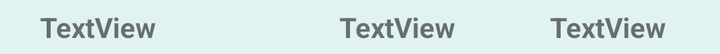
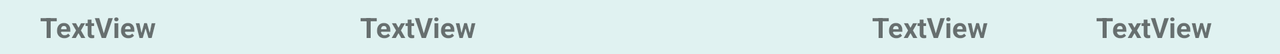

The same Android screen from two of the app's own layout files: first res/layout/ as a phone draws it, then the repository's variant for another configuration, drawn on a device whose configuration selects that folder. Both files follow.
<!-- AndroidManifest.xml: application theme Theme.TaskTimer -->
<!-- res/layout/task_duration_list_item.xml -->
<?xml version="1.0" encoding="utf-8"?>
<androidx.constraintlayout.widget.ConstraintLayout xmlns:android="http://schemas.android.com/apk/res/android"
		xmlns:app="http://schemas.android.com/apk/res-auto"
		xmlns:tools="http://schemas.android.com/tools"
		android:layout_width="match_parent"
		android:layout_height="wrap_content">

	<TextView
			android:id="@+id/dur_item__name_view"
			android:layout_width="0dp"
			android:layout_height="wrap_content"
			android:layout_marginStart="8dp"
			android:layout_marginTop="4dp"
			android:layout_marginEnd="8dp"
			android:layout_marginBottom="4dp"
			android:paddingStart="@dimen/medium_spacing"
			android:paddingEnd="@dimen/medium_spacing"
			android:text="TextView"
			android:textAlignment="textStart"
			android:textAllCaps="false"
			android:textStyle="bold"
			app:layout_constraintBottom_toBottomOf="parent"
			app:layout_constraintEnd_toStartOf="@+id/dur_item__start_date_view"
			app:layout_constraintHorizontal_bias="0.5"
			app:layout_constraintHorizontal_weight="@integer/duration_name_weight"
			app:layout_constraintStart_toStartOf="parent"
			app:layout_constraintTop_toTopOf="parent" />

	<TextView
			android:id="@+id/dur_item__start_date_view"
			android:layout_width="0dp"
			android:layout_height="wrap_content"
			android:layout_marginStart="8dp"
			android:layout_marginEnd="8dp"
			android:paddingStart="@dimen/medium_spacing"
			android:paddingEnd="@dimen/medium_spacing"
			android:text="TextView"
			android:textAlignment="textStart"
			android:textAllCaps="false"
			android:textStyle="bold"
			app:layout_constraintBaseline_toBaselineOf="@+id/dur_item__name_view"
			app:layout_constraintEnd_toStartOf="@+id/dur_item__duration_view"
			app:layout_constraintHorizontal_bias="0.5"
			app:layout_constraintHorizontal_weight="@integer/duration_start_date_weight"
			app:layout_constraintStart_toEndOf="@+id/dur_item__name_view" />

	<TextView
			android:id="@+id/dur_item__duration_view"
			android:layout_width="0dp"
			android:layout_height="wrap_content"
			android:layout_marginStart="8dp"
			android:layout_marginEnd="8dp"
			android:paddingStart="@dimen/medium_spacing"
			android:paddingEnd="@dimen/medium_spacing"
			android:text="TextView"
			android:textAlignment="textStart"
			android:textAllCaps="false"
			android:textStyle="bold"
			app:layout_constraintBaseline_toBaselineOf="@+id/dur_item__start_date_view"
			app:layout_constraintEnd_toEndOf="parent"
			app:layout_constraintHorizontal_bias="0.5"
			app:layout_constraintHorizontal_weight="@integer/duration_duration_weight"
			app:layout_constraintStart_toEndOf="@+id/dur_item__start_date_view" />
</androidx.constraintlayout.widget.ConstraintLayout>
<!-- resources referenced by this layout -->
<resources>
  <dimen name="medium_spacing">12dp</dimen>
  <integer name="duration_duration_weight">2</integer>
  <integer name="duration_name_weight">3</integer>
  <integer name="duration_start_date_weight">2</integer>
  <style name="Theme.TaskTimer" parent="Theme.MaterialComponents.Light.DarkActionBar">
  		<item name="colorPrimary">@color/primaryColor</item>
  		<item name="colorPrimaryVariant">@color/primaryLightColor</item>
  		<item name="colorPrimaryDark">@color/primaryDarkColor</item>
  		<item name="colorSecondary">@color/secondaryColor</item>
  		<item name="colorSecondaryVariant">@color/secondaryDarkColor</item>
  		<item name="colorOnPrimary">@color/colorOnPrimary</item>
  		<item name="colorOnSecondary">@color/colorOnSecondary</item>
  		<item name="android:textColorSecondary">@color/secondaryTextColor</item>
  		<item name="android:windowBackground">@color/md_teal_50</item>
  		<item name="cardBackgroundColor">@color/cardBgColor</item>
  		<item name="android:buttonStyle">@style/Widget.TaskTimer.Button</item>
  		<item name="materialButtonStyle">@style/Widget.TaskTimer.Button</item>
  		<item name="buttonStyle">@style/Widget.TaskTimer.Button</item>
  		<item name="android:imageButtonStyle">@style/Widget.TaskTimer.Button</item>
  		<item name="imageButtonStyle">@style/Widget.TaskTimer.Button</item>
  		<item name="cardViewStyle">@style/Widget.TaskTimer.CardView</item>
  		<item name="materialCardViewStyle">@style/Widget.TaskTimer.CardView</item>
  		<item name="colorControlNormal">@color/colorOnPrimary</item>
  		<item name="colorControlHighlight">@color/secondaryDarkColor</item>
  
  		
  		<item name="android:statusBarColor" tools:targetApi="l">?attr/colorPrimaryVariant</item>
  		
  	</style>
  <color name="primaryColor">@color/md_indigo_400</color>
  <color name="primaryLightColor">@color/md_indigo_300</color>
  <color name="primaryDarkColor">@color/md_indigo_600</color>
  <color name="secondaryColor">@color/md_pink_300</color>
  <color name="secondaryDarkColor">@color/md_pink_400</color>
  <color name="colorOnPrimary">@color/md_white_1000</color>
  <color name="colorOnSecondary">@color/md_black_1000</color>
  <color name="secondaryTextColor">@color/md_grey_600</color>
  <color name="md_teal_50">#E0F2F1</color>
  <color name="cardBgColor">@color/md_amber_100</color>
  <style name="Widget.TaskTimer.Button" parent="Widget.AppCompat.Button">
  		<item name="backgroundTint">@color/primaryColor</item>
  		<item name="android:textColor">@color/colorOnPrimary</item>
  	</style>
  <style name="Widget.TaskTimer.CardView" parent="Widget.MaterialComponents.CardView">
  		<item name="backgroundTint">@color/cardBgColor</item>
  		<item name="android:backgroundTint">@color/cardBgColor</item>
  	</style>
  <color name="md_indigo_400">#5C6BC0</color>
  <color name="md_indigo_300">#7986CB</color>
  <color name="md_indigo_600">#3949AB</color>
  <color name="md_pink_300">#F06292</color>
  <color name="md_pink_400">#EC407A</color>
  <color name="md_white_1000">#ffffff</color>
  <color name="md_black_1000">#000000</color>
  <color name="md_grey_600">#757575</color>
  <color name="md_amber_100">#FFECB3</color>
</resources>
<!-- res/layout-land/task_duration_list_item.xml (the repository's variant of the layout above) -->
<!-- drawn on the phone turned sideways -->
<?xml version="1.0" encoding="utf-8"?>
<androidx.constraintlayout.widget.ConstraintLayout xmlns:android="http://schemas.android.com/apk/res/android"
		xmlns:app="http://schemas.android.com/apk/res-auto"
		xmlns:tools="http://schemas.android.com/tools"
		android:layout_width="match_parent"
		android:layout_height="wrap_content">

	<TextView
			android:id="@+id/dur_item__name_view"
			android:layout_width="0dp"
			android:layout_height="wrap_content"
			android:layout_marginStart="8dp"
			android:layout_marginTop="4dp"
			android:layout_marginEnd="8dp"
			android:layout_marginBottom="4dp"
			android:paddingStart="@dimen/medium_spacing"
			android:paddingEnd="@dimen/medium_spacing"
			android:text="TextView"
			android:textAlignment="textStart"
			android:textAllCaps="false"
			android:textStyle="bold"
			app:layout_constraintBottom_toBottomOf="parent"
			app:layout_constraintEnd_toStartOf="@+id/dur_item__description_view"
			app:layout_constraintHorizontal_bias="0.5"
			app:layout_constraintHorizontal_weight="@integer/duration_name_weight"
			app:layout_constraintStart_toStartOf="parent"
			app:layout_constraintTop_toTopOf="parent" />

	<TextView
			android:id="@+id/dur_item__description_view"
			android:layout_width="0dp"
			android:layout_height="wrap_content"
			android:layout_marginStart="8dp"
			android:layout_marginEnd="8dp"
			android:paddingStart="@dimen/medium_spacing"
			android:paddingEnd="@dimen/medium_spacing"
			android:text="TextView"
			android:textAlignment="textStart"
			android:textAllCaps="false"
			android:textStyle="bold"
			app:layout_constraintBaseline_toBaselineOf="@+id/dur_item__name_view"
			app:layout_constraintEnd_toStartOf="@+id/dur_item__start_date_view"
			app:layout_constraintHorizontal_bias="0.5"
			app:layout_constraintHorizontal_weight="@integer/duration_description_weight"
			app:layout_constraintStart_toEndOf="@+id/dur_item__name_view" />

	<TextView
			android:id="@+id/dur_item__start_date_view"
			android:layout_width="0dp"
			android:layout_height="wrap_content"
			android:layout_marginStart="8dp"
			android:layout_marginEnd="8dp"
			android:paddingStart="@dimen/medium_spacing"
			android:paddingEnd="@dimen/medium_spacing"
			android:text="TextView"
			android:textAlignment="textStart"
			android:textAllCaps="false"
			android:textStyle="bold"
			app:layout_constraintBaseline_toBaselineOf="@+id/dur_item__description_view"
			app:layout_constraintEnd_toStartOf="@+id/dur_item__duration_view"
			app:layout_constraintHorizontal_bias="0.5"
			app:layout_constraintHorizontal_weight="@integer/duration_start_date_weight"
			app:layout_constraintStart_toEndOf="@+id/dur_item__description_view" />

	<TextView
			android:id="@+id/dur_item__duration_view"
			android:layout_width="0dp"
			android:layout_height="wrap_content"
			android:layout_marginStart="8dp"
			android:layout_marginEnd="8dp"
			android:paddingStart="@dimen/medium_spacing"
			android:paddingEnd="@dimen/medium_spacing"
			android:text="TextView"
			android:textAlignment="textStart"
			android:textAllCaps="false"
			android:textStyle="bold"
			app:layout_constraintBaseline_toBaselineOf="@+id/dur_item__start_date_view"
			app:layout_constraintEnd_toEndOf="parent"
			app:layout_constraintHorizontal_bias="0.5"
			app:layout_constraintHorizontal_weight="@integer/duration_duration_weight"
			app:layout_constraintStart_toEndOf="@+id/dur_item__start_date_view" />
</androidx.constraintlayout.widget.ConstraintLayout>
<!-- resources referenced by the variant -->
<!-- as the phone turned sideways resolves them -->
<resources>
  <dimen name="medium_spacing">12dp</dimen>
  <integer name="duration_description_weight">5</integer>
  <integer name="duration_duration_weight">2</integer>
  <integer name="duration_name_weight">3</integer>
  <integer name="duration_start_date_weight">2</integer>
  <style name="Theme.TaskTimer" parent="Theme.MaterialComponents.Light.DarkActionBar">
  		<item name="colorPrimary">@color/primaryColor</item>
  		<item name="colorPrimaryVariant">@color/primaryLightColor</item>
  		<item name="colorPrimaryDark">@color/primaryDarkColor</item>
  		<item name="colorSecondary">@color/secondaryColor</item>
  		<item name="colorSecondaryVariant">@color/secondaryDarkColor</item>
  		<item name="colorOnPrimary">@color/colorOnPrimary</item>
  		<item name="colorOnSecondary">@color/colorOnSecondary</item>
  		<item name="android:textColorSecondary">@color/secondaryTextColor</item>
  		<item name="android:windowBackground">@color/md_teal_50</item>
  		<item name="cardBackgroundColor">@color/cardBgColor</item>
  		<item name="android:buttonStyle">@style/Widget.TaskTimer.Button</item>
  		<item name="materialButtonStyle">@style/Widget.TaskTimer.Button</item>
  		<item name="buttonStyle">@style/Widget.TaskTimer.Button</item>
  		<item name="android:imageButtonStyle">@style/Widget.TaskTimer.Button</item>
  		<item name="imageButtonStyle">@style/Widget.TaskTimer.Button</item>
  		<item name="cardViewStyle">@style/Widget.TaskTimer.CardView</item>
  		<item name="materialCardViewStyle">@style/Widget.TaskTimer.CardView</item>
  		<item name="colorControlNormal">@color/colorOnPrimary</item>
  		<item name="colorControlHighlight">@color/secondaryDarkColor</item>
  
  		
  		<item name="android:statusBarColor" tools:targetApi="l">?attr/colorPrimaryVariant</item>
  		
  	</style>
  <color name="primaryColor">@color/md_indigo_400</color>
  <color name="primaryLightColor">@color/md_indigo_300</color>
  <color name="primaryDarkColor">@color/md_indigo_600</color>
  <color name="secondaryColor">@color/md_pink_300</color>
  <color name="secondaryDarkColor">@color/md_pink_400</color>
  <color name="colorOnPrimary">@color/md_white_1000</color>
  <color name="colorOnSecondary">@color/md_black_1000</color>
  <color name="secondaryTextColor">@color/md_grey_600</color>
  <color name="md_teal_50">#E0F2F1</color>
  <color name="cardBgColor">@color/md_amber_100</color>
  <style name="Widget.TaskTimer.Button" parent="Widget.AppCompat.Button">
  		<item name="backgroundTint">@color/primaryColor</item>
  		<item name="android:textColor">@color/colorOnPrimary</item>
  	</style>
  <style name="Widget.TaskTimer.CardView" parent="Widget.MaterialComponents.CardView">
  		<item name="backgroundTint">@color/cardBgColor</item>
  		<item name="android:backgroundTint">@color/cardBgColor</item>
  	</style>
  <color name="md_indigo_400">#5C6BC0</color>
  <color name="md_indigo_300">#7986CB</color>
  <color name="md_indigo_600">#3949AB</color>
  <color name="md_pink_300">#F06292</color>
  <color name="md_pink_400">#EC407A</color>
  <color name="md_white_1000">#ffffff</color>
  <color name="md_black_1000">#000000</color>
  <color name="md_grey_600">#757575</color>
  <color name="md_amber_100">#FFECB3</color>
</resources>
